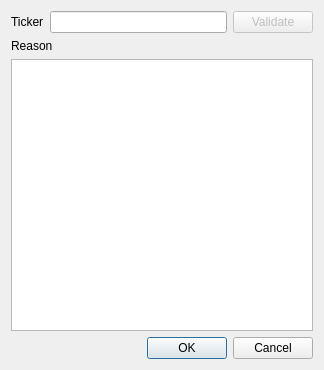
<?xml version="1.0" encoding="UTF-8"?>
<ui version="4.0">
 <class>newStockDlg</class>
 <widget class="QDialog" name="newStockDlg">
  <property name="geometry">
   <rect>
    <x>0</x>
    <y>0</y>
    <width>324</width>
    <height>370</height>
   </rect>
  </property>
  <property name="windowTitle">
   <string>Dialog</string>
  </property>
  <layout class="QGridLayout" name="gridLayout">
   <item row="0" column="0">
    <layout class="QVBoxLayout" name="verticalLayout_2">
     <item>
      <layout class="QHBoxLayout" name="horizontalLayout_2">
       <item>
        <widget class="QLabel" name="label_2">
         <property name="text">
          <string>Ticker</string>
         </property>
        </widget>
       </item>
       <item>
        <widget class="QLineEdit" name="txtTicker"/>
       </item>
       <item>
        <widget class="QPushButton" name="btnValidate">
         <property name="enabled">
          <bool>false</bool>
         </property>
         <property name="text">
          <string>Validate</string>
         </property>
        </widget>
       </item>
      </layout>
     </item>
     <item>
      <layout class="QVBoxLayout" name="verticalLayout">
       <item>
        <widget class="QLabel" name="label">
         <property name="text">
          <string>Reason</string>
         </property>
        </widget>
       </item>
       <item>
        <widget class="QPlainTextEdit" name="txtReason"/>
       </item>
      </layout>
     </item>
     <item>
      <widget class="QDialogButtonBox" name="buttonBox">
       <property name="orientation">
        <enum>Qt::Horizontal</enum>
       </property>
       <property name="standardButtons">
        <set>QDialogButtonBox::Cancel|QDialogButtonBox::Ok</set>
       </property>
      </widget>
     </item>
    </layout>
   </item>
  </layout>
 </widget>
 <resources/>
 <connections>
  <connection>
   <sender>buttonBox</sender>
   <signal>accepted()</signal>
   <receiver>newStockDlg</receiver>
   <slot>accept()</slot>
   <hints>
    <hint type="sourcelabel">
     <x>248</x>
     <y>254</y>
    </hint>
    <hint type="destinationlabel">
     <x>157</x>
     <y>274</y>
    </hint>
   </hints>
  </connection>
  <connection>
   <sender>buttonBox</sender>
   <signal>rejected()</signal>
   <receiver>newStockDlg</receiver>
   <slot>reject()</slot>
   <hints>
    <hint type="sourcelabel">
     <x>316</x>
     <y>260</y>
    </hint>
    <hint type="destinationlabel">
     <x>286</x>
     <y>274</y>
    </hint>
   </hints>
  </connection>
 </connections>
</ui>
